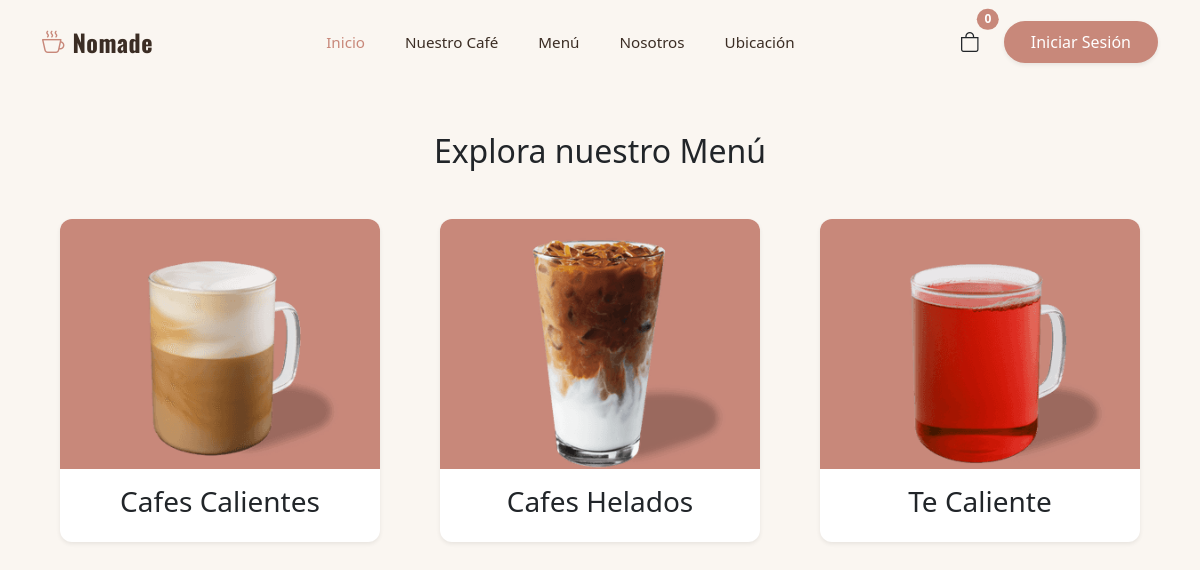
The app's page /menu/ with its own data.
### catalogo/models.py (models this page shows, shortened)
class Categoria(models.Model):
    nombre = models.CharField( max_length=100)
    image = models.ImageField(upload_to='categorias/', null=True, blank=True)

### catalogo/views.py (the view)
# urls.py: path('menu/', views.menu_view, name='menu'),
def menu_view(request):
    categorias = Categoria.objects.all()
    return render(request, 'catalogo/menu.html', {'categorias': categorias})

### catalogo/templates/catalogo/menu.html (shortened to what this page needs)
{% extends 'catalogo/base.html' %}
{% block content%}
<h2 class="text-center font-playfair my-5">Explora nuestro Menú</h2>
<div class="container mx-auto">
    <div class="row gx-4 gy-5 justify-content-center">
        {% for cat in categorias %}
        <div class="col-md-4 col-sm-6">
            <a href="{% url 'filtro_categoria' cat.id %}" class="text-decoration-none">
                <div class="card product-card shadow-sm h-100 mx-auto" style='max-width: 320px;'>
                    {% if cat.image %}
                        <img src="{{ cat.image.url }}" class="card-img-top" alt="{{ cat.nombre }}">
                    {% endif %}
                    <div class="card-body text-center">
                        <h3 class="font-playfair text-dark">{{ cat.nombre }}</h3>
                    </div>
                </div>
            </a>
        </div>
        {% endfor %}
    </div>
</div>
{% endblock content%}

### catalogo/static/catalogo/css/style.css (style rules this page uses)
:root { --background: #FAF6F1 ; --foreground: #3B2D24; --card: #FFF9F5; --primary: #C8887A; --primary-foreground: #FFF9F5; --secondary: #EAD8CB; --secondary-foreground: #3B2D24; --muted: #F2E8DE; --muted-foreground: #8A6F62; --accent: #A8C3A4; --accent-foreground: #2B3D28; --border: rgba(160,120,96,0.2); }
body { background-color: var(--background); }
.product-card { background-color: #FFFFFF; border: none; border-radius: 12px; overflow: hidden; transition: transform 0.3s ease, box-shadow 0.3s ease; }
.product-card img { height: 250px; width: 100%; object-fit: cover; }

### records on screen
Categoria: image (picture), nombre "Cafes Calientes"
Categoria: image (picture), nombre "Cafes Helados"
Categoria: image (picture), nombre "Te Caliente"
